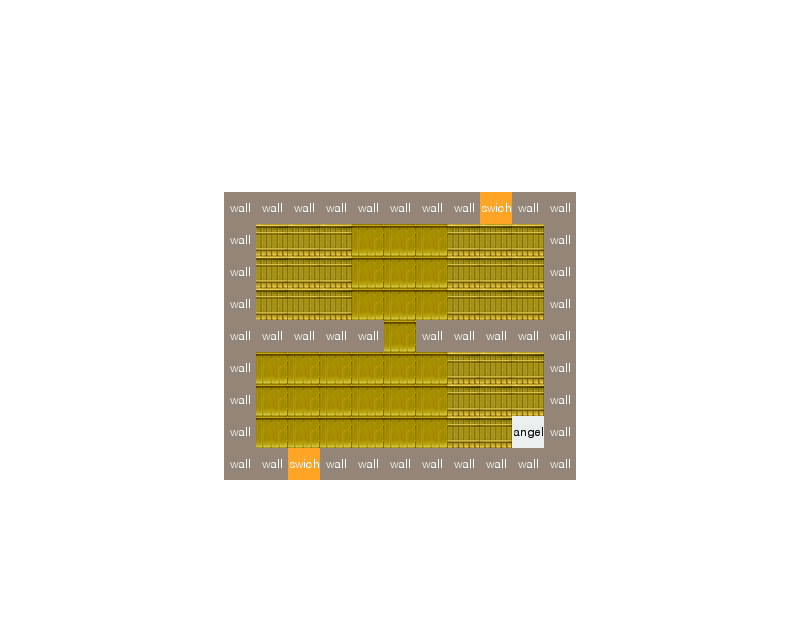

A 2D game scene composited from a Tiled map and its tileset images. What follows is a short description and the map's XML, with each tile layer's data collapsed to a summary:
An orthogonal 25x20 tile map with 32x32 px tiles, 1 tile layer (Tile Layer 1) and 2 objects (switch, lightsource).

<map version="1.0" orientation="orthogonal" width="25" height="20" tilewidth="32" tileheight="32">
 <tileset firstgid="1" name="grid" tilewidth="32" tileheight="32">
  <image source="tileset.jpeg" width="256" height="256" />
  <tile id="0">
   <properties>
    <property name="type" value="light" />
   </properties>
  </tile>
  <tile id="1">
   <properties>
    <property name="type" value="dark" />
   </properties>
  </tile>
  <tile id="2">
   <properties>
    <property name="type" value="dim_lamp" />
   </properties>
  </tile>
  <tile id="3">
   <properties>
    <property name="type" value="switch" />
   </properties>
  </tile>
  <tile id="4">
   <properties>
    <property name="type" value="devil" />
   </properties>
  </tile>
  <tile id="5">
   <properties>
    <property name="type" value="angel" />
   </properties>
  </tile>
  <tile id="6">
   <properties>
    <property name="type" value="wall" />
   </properties>
  </tile>
  <tile id="8">
   <properties>
    <property name="type" value="lit_lamp" />
   </properties>
  </tile>
  <tile id="9">
   <properties>
    <property name="type" value="box" />
   </properties>
  </tile>
  <tile id="14">
   <properties>
    <property name="type" value="window" />
   </properties>
  </tile>
  <tile id="15">
   <properties>
    <property name="type" value="mirror" />
   </properties>
  </tile>
  <tile id="21">
   <properties>
    <property name="type" value="mirror" />
   </properties>
  </tile>
 </tileset>
 <layer name="Tile Layer 1" width="25" height="20">
  <data>[500 cells, 500 non-empty, 7 distinct tile ids]</data>
 </layer>
 <objectgroup name="Object Layer 1" width="25" height="20">
  <object name="switch A" type="switch" x="491" y="212" width="35" height="31">
   <properties>
    <property name="group" value="A" />
    <property name="is_on" value="true" />
   </properties>
  </object>
  <object type="lightsource" x="384" y="392" width="39" height="38">
   <properties>
    <property name="group" value="a" />
   </properties>
  </object>
 </objectgroup>
</map>